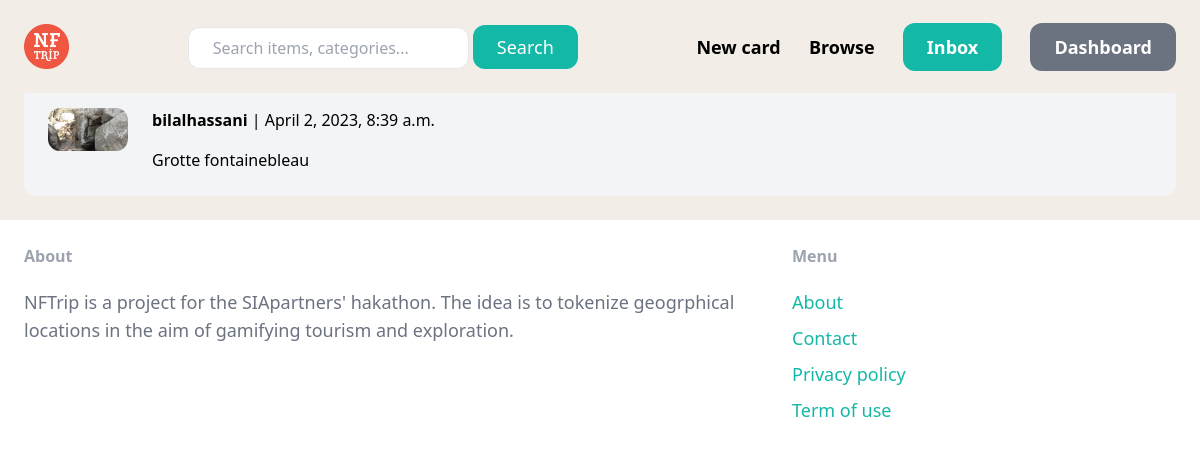
The app's page /inbox/ (signed in) with its own data.
### conversation/models.py (models this page shows)
class Conversation(models.Model):
    item = models.ForeignKey(Item, related_name='conversations', on_delete=models.CASCADE)
    members = models.ManyToManyField(User, related_name='conversations')
    created_at = models.DateTimeField(auto_now_add=True)
    modified_at = models.DateTimeField(auto_now=True)
    class Meta:
        ordering = ('-modified_at',)

### item/models.py (models this page shows, shortened)
class Item(models.Model):
    category = models.ForeignKey(Category, related_name='items', on_delete=models.CASCADE)
    name = models.CharField(max_length=255)
    description = models.TextField(blank=True, null=True)
    price = models.FloatField(default=2)
    image = models.ImageField(upload_to='item_images', blank=True, null=True)
    is_sold = models.BooleanField(default=False)
    created_by = models.ForeignKey(User, related_name='items', on_delete=models.CASCADE)
    created_at = models.DateTimeField(auto_now_add=True)
    coordinates = models.CharField(max_length=255)

### conversation/views.py (the view)
# urls.py: path('', views.inbox, name='inbox'),
@login_required
def inbox(request):
    conversations = Conversation.objects.filter(members__in=[request.user.id])
    if not conversations:
        return render(request, 'conversation/inbox_vide.html')
    else:
        return render(request, 'conversation/inbox.html', {
            'conversations': conversations
        })

### conversation/templates/conversation/inbox.html (shortened to what this page needs)
{% extends 'core/base.html' %}
{% block content %}
<h1 class="mb-6 text-3xl">Inbox</h1>
<div class="space-y-6">
    {% for conversation in conversations %}
        <a href="{% url 'conversation:detail' conversation.id %}">
            <div class="p-6 flex bg-gray-100 rounded-xl">
                <div class="pr-6">
                    <img src="{{ conversation.item.image.url }}" class="w-20 rounded-xl">
                </div>
                <div>
                    {% for member in conversation.members.all %}
                        {% if member != request.user %}
                            <p class="mb-4"><strong>{{ member.username }}</strong> | {{ conversation.modified_at }}</p>
                            <p>{{ conversation.item.name }}</p>
                        {% endif %}
                    {% endfor %}
                </div>
            </div>
        </a>
    {% endfor %}
</div>
{% endblock %}

### records on screen
Conversation: item.image (picture), modified_at "April 2, 2023, 8:39 a.m.", item.name "Grotte fontainebleau"

### other values on screen
{{ member.username }} "bilalhassani"
